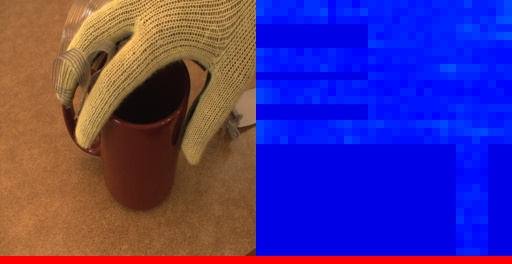
#> input picture Task-3/images/000091.jpg, 512 x 264 px
$ python software.py images
#> lines starting #> are read from the running program, lines starting #| are printed output that depends on the picture
import cv2
import os
import numpy as np
import sys
import glob
from pathlib import Path
from PIL import Image
from dataclasses import dataclass
import pandas as pd

# will accept one arg -> folder of the images
if len(sys.argv) > 1:
    dirName = sys.argv[1]
    if not os.path.isdir(dirName):
        print(f"error : {dirName} does not exist")
        exit()
else:
    print("No agrument passed ....Exiting")
    exit()

# getting the images
image_directory = Path(dirName)
image_files = list(image_directory.glob("*.png")) + list(image_directory.glob("*.jpg"))


@dataclass
class HandData:
    hand: np.ndarray
    bar: np.ndarray
    color: str = "Unknown"
    thumb_pressure: int = 0
    index_pressure: int = 0
    middle_pressure: int = 0
    ring_pressure: int = 0
    pinky_pressure: int = 0


images = {}

# crop The Images with greyscale
for idx, image_file in enumerate(image_files, start=1):
    image_file_name = image_file.stem
    testImag = cv2.imread(str(image_file))
#> testImag is the input picture: shape (264, 512, 3); mean B, G, R 143.3, 52, 74.7
    height, width, _ = testImag.shape
#> height = 264; width = 512
    # crop and get the right half of the image without the bottom bar
    hand_image = testImag[0 : height - 10, width // 2 :]
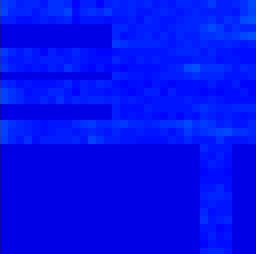
#> hand_image: shape (254, 256, 3); mean B, G, R 242.9, 14.7, 0.6
    hand_image = cv2.cvtColor(hand_image, cv2.COLOR_BGR2GRAY)
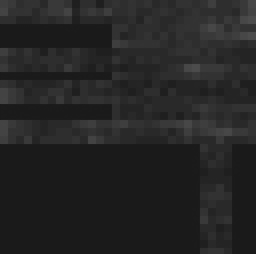
#> hand_image: shape (254, 256); min 26, max 77, mean 36.4
    # get the bottom 5 pixels of the image
    buttom_bar = testImag[height - 10 :, :]
    images[image_file_name] = HandData(hand=hand_image, bar=buttom_bar)
#> pass 2 of the loop `for idx, image_file in enumerate(image_files, start=1):`:
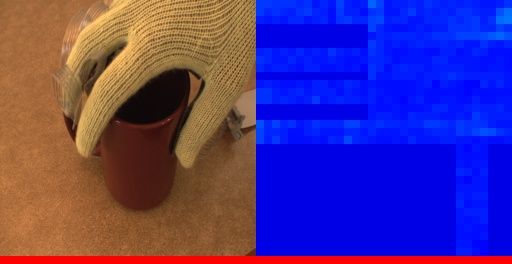
#> input picture Task-3/images/000092.jpg, 512 x 264 px
#> testImag is the input picture: shape (264, 512, 3); mean B, G, R 144.1, 53.6, 76.5
#> `hand_image = testImag[0 : height - 10, width // 2 :]`:
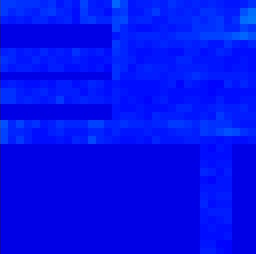
#> hand_image: shape (254, 256, 3); mean B, G, R 242.9, 15.6, 0.6
#> `hand_image = cv2.cvtColor(hand_image, cv2.COLOR_BGR2GRAY)`:
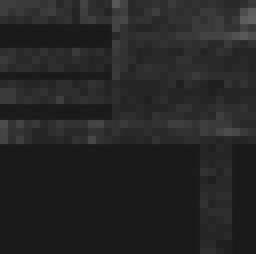
#> hand_image: shape (254, 256); min 26, max 98, mean 37

# detecting color in the bar
for name, data in images.items():
    avg_green = np.mean(data.bar[:, :, 1])
    avg_red = np.mean(data.bar[:, :, 2])
    if avg_green > avg_red:
        # update the color
        data.color = "Green"
    else:
        data.color = "Red"
#> this loop made 2 passes
#> (name, avg_green, avg_red, data.color) on passes 1 to 2: ('000091', 10.68, 218.6, 'Red'), ('000092', 10.55, 218.7, 'Red')

# [9 lines of commented-out code are left out]
x, y, width, height = 197, 181, 35, 73
for name, data in images.items():
    if data.color == "Green":
        finger_data = data.hand[y : y + height, x : x + width]
        avg_brightness = np.mean(finger_data)
        if avg_brightness > 52:  # value 52 is by trial and error
            data.thumb_pressure = 1
        else:
            data.thumb_pressure = 0
    else:
        data.thumb_pressure = 0
#> this loop made 2 passes
#> (name, data.thumb_pressure) on passes 1 to 2: ('000091', 0), ('000092', 0)

# ROI index numbers based on the selected area
x, y, width, height = 0, 120, 80, 24
for name, data in images.items():
    if data.color == "Green":
        finger_data = data.hand[y : y + height, x : x + width]
        avg_brightness = np.mean(finger_data)
        if avg_brightness > 52:
            data.index_pressure = 1
        else:
            data.index_pressure = 0
    else:
        data.index_pressure = 0
#> this loop made 2 passes

# ROI middle numbers based on the selected area
x, y = 0, 78
for name, data in images.items():
    if data.color == "Green":
        finger_data = data.hand[y : y + height, x : x + width]
        avg_brightness = np.mean(finger_data)
        if avg_brightness > 52:
            data.middle_pressure = 1
        else:
            data.middle_pressure = 0
    else:
        data.middle_pressure = 0
#> this loop made 2 passes

# ROI ring numbers based on the selected area
x, y = 0, 46
for name, data in images.items():
    if data.color == "Green":
        finger_data = data.hand[y : y + height, x : x + width]
        avg_brightness = np.mean(finger_data)
        if avg_brightness > 52:
            data.ring_pressure = 1
        else:
            data.ring_pressure = 0
    else:
        data.ring_pressure = 0
#> this loop made 2 passes

# ROI pinky numbers based on the selected area
x, y = 0, 0
for name, data in images.items():
    if data.color == "Green":
        finger_data = data.hand[y : y + height, x : x + width]
        avg_brightness = np.mean(finger_data)
        if avg_brightness > 52:
            data.pinky_pressure = 1
        else:
            data.pinky_pressure = 0
    else:
        data.pinky_pressure = 0
#> this loop made 2 passes

# export to excel

df = pd.DataFrame(
    {
        "Hand": list(images.keys()),
        "Bar Color": [data.color for data in images.values()],
        "Thumb Pressure": [data.thumb_pressure for data in images.values()],
        "Index Pressure": [data.index_pressure for data in images.values()],
        "Middle Pressure": [data.middle_pressure for data in images.values()],
        "Ring Pressure": [data.ring_pressure for data in images.values()],
        "Pinky Pressure": [data.pinky_pressure for data in images.values()],
    }
)
#> df = table of 2 rows and 7 columns
df.to_excel("hand_data.xlsx", index=False)
